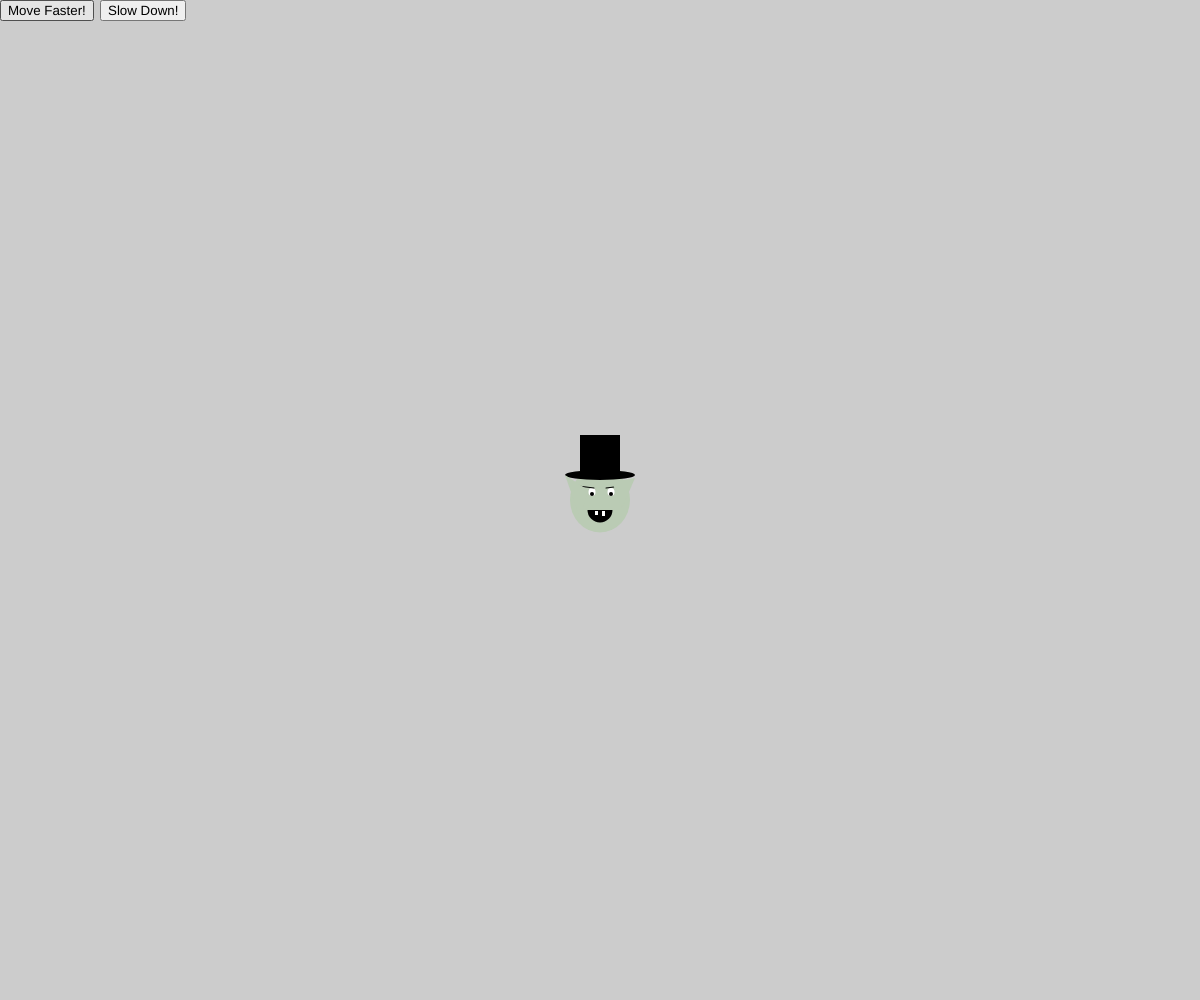
Frame 1 (no input)
Frame 60 (no input): identical to frame 1, image omitted
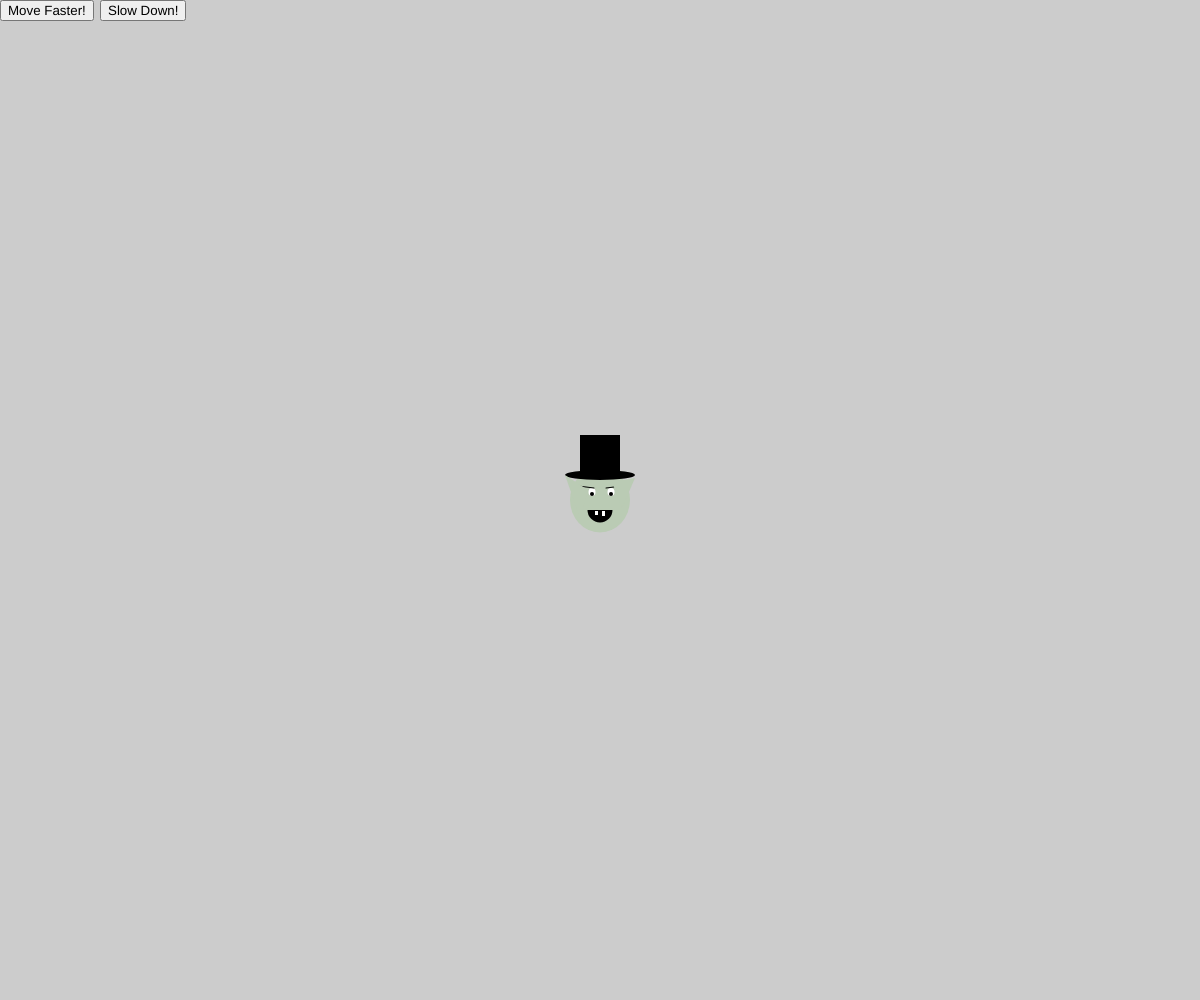
Frame 120 (the mouse pressed at the canvas centre since frame 60)

The p5.js sketch that drew these frames (run headless with seeded random() and noise() and a simulated clock; from frame 60 on, the mouse is pressed at the canvas centre):

// p5.js sketch
// ── sketch.js
var ghoul1;
var button_presses = 0

function setup() {
  createCanvas(windowWidth,windowHeight);
  ghoul1 = new Ghoul(windowWidth/2, windowHeight/2, random(160,220), 4.0, 3.0);
  //print(ghoul1);
  button1 = createButton("Move Faster!");
  button1.position(0,0);
  button1.mouseClicked(function() {
    button_presses = button_presses + 1;
    
  })
  button2 = createButton("Slow Down!");
  button2.position(100,0);
  button2.mouseClicked(function(){
    button_presses = button_presses - 1
    
  })
  
}

function ghoulScale() {
  return ((button_presses % 3) + 1);
}

//function ghoulScale2(){
 // return ((button_presses % 3) - 1);
//}

function draw() {
  background(204);
  //ghoul1();
  ghoul1.display();
  ghoul1.bounce();
  
}
  

function Ghoul(x, y, _hue, _scale, speed){
  this.speed = 1.0;
  this.y = y
  this._hue = _hue;
  this._scale = _scale;
  this.x = x;

}

Ghoul.prototype = {
  
  constructor : Ghoul,
  
  bounce : function(){
    
    
    if (this.y > windowHeight || this.y < 0){
      this.speed *= -1;
    }
    
    this.y = this.y + this.speed * button_presses;
  },
  
  display : function(){
  
  stroke(this._hue);
  
  
  noStroke();
  fill(186, this._hue, 180);
  ellipse(this.x,this.y, 60, 65);
  
  noStroke();
  fill(255);
  ellipse(this.x-8,this.y-8, 7, 8);

  noStroke();
  fill(255);
  ellipse(this.x+11, this.y-8, 7, 8);

  // eye whites


  noStroke();
  fill(0);
  ellipse(this.x-8,this.y-6, 4, 4);

  noStroke();
  fill(0);
  ellipse(this.x+11,this.y-6, 4, 4);

  //pupils

  stroke(0);
  //curve(this.x+8, this.y-10, this.x+30, this.y-5, this.x+20, this.y-15, this.x+2, this.y+20);
  line(this.x+6,this.y-12, this.x+30,this.y-15);

  stroke(0);
  line(this.x-6,this.y-12, this.x-30,this.y-15)
  //curve(this.x+295, this.y+189, this.x+305, this.y+189, this.x+315, this.y+190, this.x+310, this.y+195);

  //eyebrows


  fill(0);
  noStroke();
  arc(this.x,this.y+10, 25, 25, 0, PI, HALF_PI + PI);

  //mouth

  fill(255);
  rect(this.x+2, this.y+11, 3, 5);

  fill(255);
  rect(this.x-5, this.y+11, 3, 4);

  //teeth

  
  fill(0);
  ellipse(this.x,this.y-25, 70, 10)

  fill(0);
  rect(this.x-20, this.y-65, 40, 40)

  //hat


  fill(186, this._hue, 180);
  triangle(this.x+12, this.y-18, this.x+35, this.y-22, this.x+22, this.y+8);
  triangle(this.x-12, this.y-10, this.x-35, this.y-25, this.x-20, this.y+18);

  pop();
  //ears
    
  }
 
    
  
    
  
}



  
  
  
  
  
  
  
  
  
  
  
